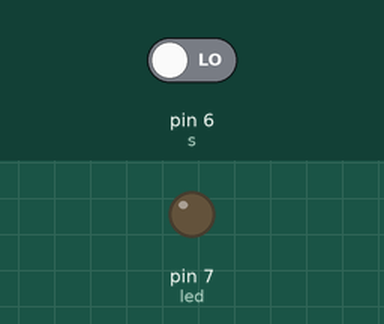
Simulated run of this sketch. Board: Arduino Uno, built with avr-gcc and run on an emulated ATmega328P. On the bench: output pins drawn as LEDs (lit = HIGH). The inputs (shaded band) are chosen by the test bench; at power-on: pin 6 (s) LOW.

Above: at 2.8 s.
2.9 s: pin 6 (s) driven HIGH
At 4.0 s:
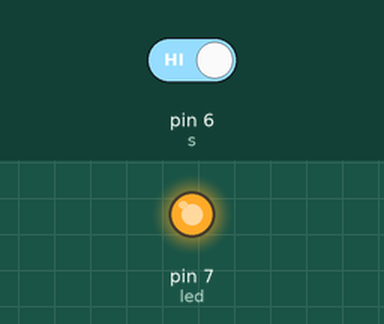
4.5 s: pin 6 (s) driven LOW
At 5.1 s:
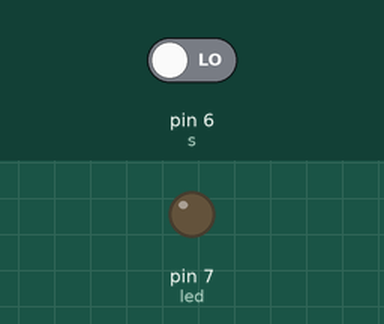
Timing chart, 0 to 7.5 s (numbered marks = the images above; inputs shaded):
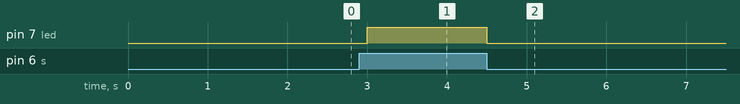

Measured:
- after the input at 2.9 s, pin 7 (led): LOW → HIGH after 0.10 s
- after the input at 4.5 s, pin 7 (led): HIGH → LOW at once

The sketch:

sketch_aug21a.ino
```cpp
int led=7;
int s=6;
int state;


void setup() {
  // put your setup code here, to run once:
pinMode(led,OUTPUT);
pinMode(s,INPUT);

}

void loop() {
  // put your main code here, to run repeatedly:
state = digitalRead(s);
if(state==HIGH)
{
digitalWrite(led,HIGH);

}
else{
digitalWrite(led,LOW);
delay(1000);
}
}
```
